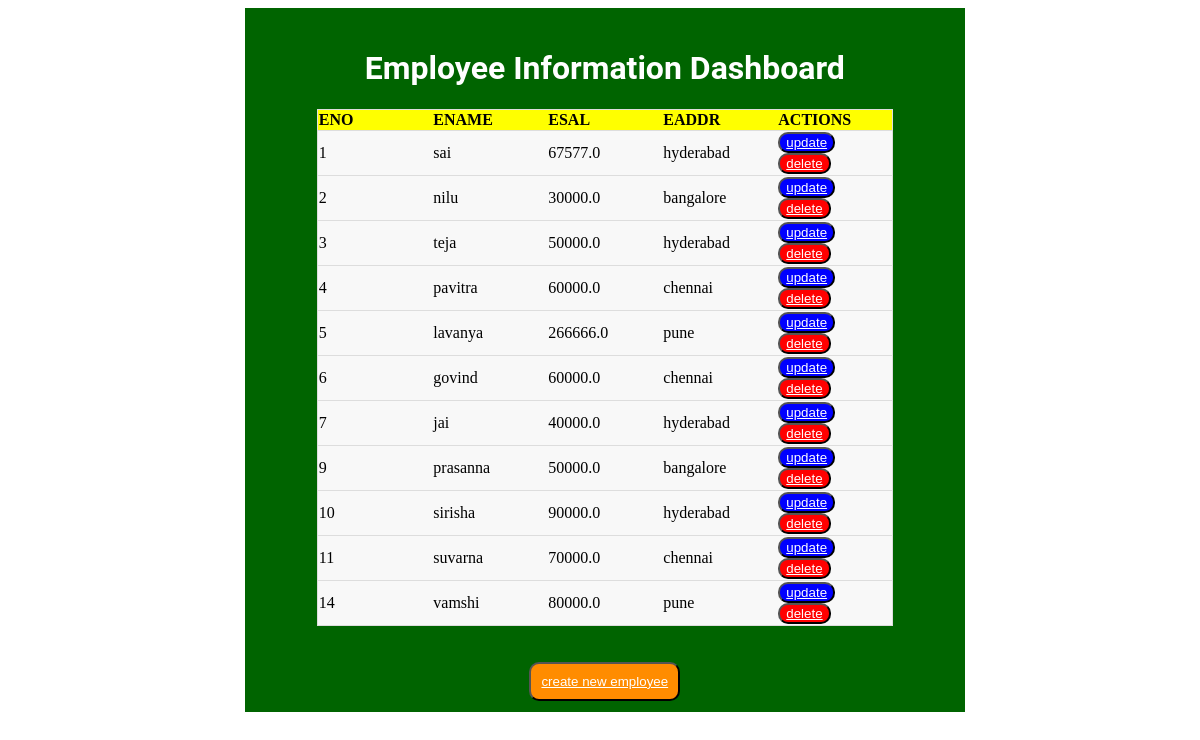
/home/, run on the app's committed database.
### testApp/models.py (models this page shows)
class Employee(models.Model):
    eno=models.IntegerField()
    ename=models.CharField(max_length=30)
    esal=models.FloatField()
    eaddr=models.CharField(max_length=30)

### testApp/views.py (the view)
# urls.py: path("home/",views.retrive_view),
def retrive_view(request):
    emp_list=Employee.objects.all().order_by("eno")
    return render(request,"retrive.html",{"emp_list":emp_list})

### templates/retrive.html (shortened to what this page needs)
<!DOCTYPE html>
{% load static %}
<html lang="en">
<head>
    <link rel="stylesheet" href="{% static "style.css"%}">
</head>
<body>
<div class="container" align="center">
    <div class="emp-info">
    <h1 class="title">Employee Information Dashboard</h1>
    <table class="border-style">
        <thead>
        <th>ENO</th>
        <th>ENAME</th>
        <th>ESAL</th>
        <th>EADDR</th>
        <th>ACTIONS</th>
        </thead>
        {% for emp in emp_list%}
        <tr>
            <td>{{emp.eno}}</td>
            <td>{{emp.ename}}</td>
            <td>{{emp.esal}}</td>
            <td>{{emp.eaddr}}</td>
            <td><button class="update"><a href="/update/{{emp.id}}">update</a></button> <button class="delete"><a href="/delete/{{emp.id}}">delete</a></button></td>
        </tr>
        {%endfor%}
    </table><br><br>
    </div>
    <button class="insert"><a class="insert-record" href="/create">create new employee</a></button>
</div>
</body>
</html>

### static/style.css (style rules this page uses)
.container { background-size:cover; height:88vh; width:60vw; background-color:#006400; overflow:auto; margin-left:20%; }
.title { color:#ffffff; font-family:"Roboto"; padding-top:20px; }
tr { background-color:#f8f8f8; border:1px solid #ddd; }
table { border:1px solid #ccc; border-collapse:collapse; table-layout:fixed; width:80%; max-width:100%; }
.insert { background-color:#FF8C00; border-radius:10px; padding:10px; }
.insert-record { color:white; }
th { background-color:yellow; text-align:left; }
.update { background-color:blue; border-radius:10px; }
.delete { background-color:red; border-radius:10px; }
a { color:#ffffff; }

### data on the page
Employee: eno "1", ename "sai", esal "67577.0", eaddr "hyderabad"
Employee: eno "2", ename "nilu", esal "30000.0", eaddr "bangalore"
Employee: eno "3", ename "teja", esal "50000.0", eaddr "hyderabad"
Employee: eno "4", ename "pavitra", esal "60000.0", eaddr "chennai"
Employee: eno "5", ename "lavanya", esal "266666.0", eaddr "pune"
Employee: eno "6", ename "govind", esal "60000.0", eaddr "chennai"
Employee: eno "7", ename "jai", esal "40000.0", eaddr "hyderabad"
Employee: eno "9", ename "prasanna", esal "50000.0", eaddr "bangalore"
Employee: eno "10", ename "sirisha", esal "90000.0", eaddr "hyderabad"
Employee: eno "11", ename "suvarna", esal "70000.0", eaddr "chennai"
Employee: eno "14", ename "vamshi", esal "80000.0", eaddr "pune"
